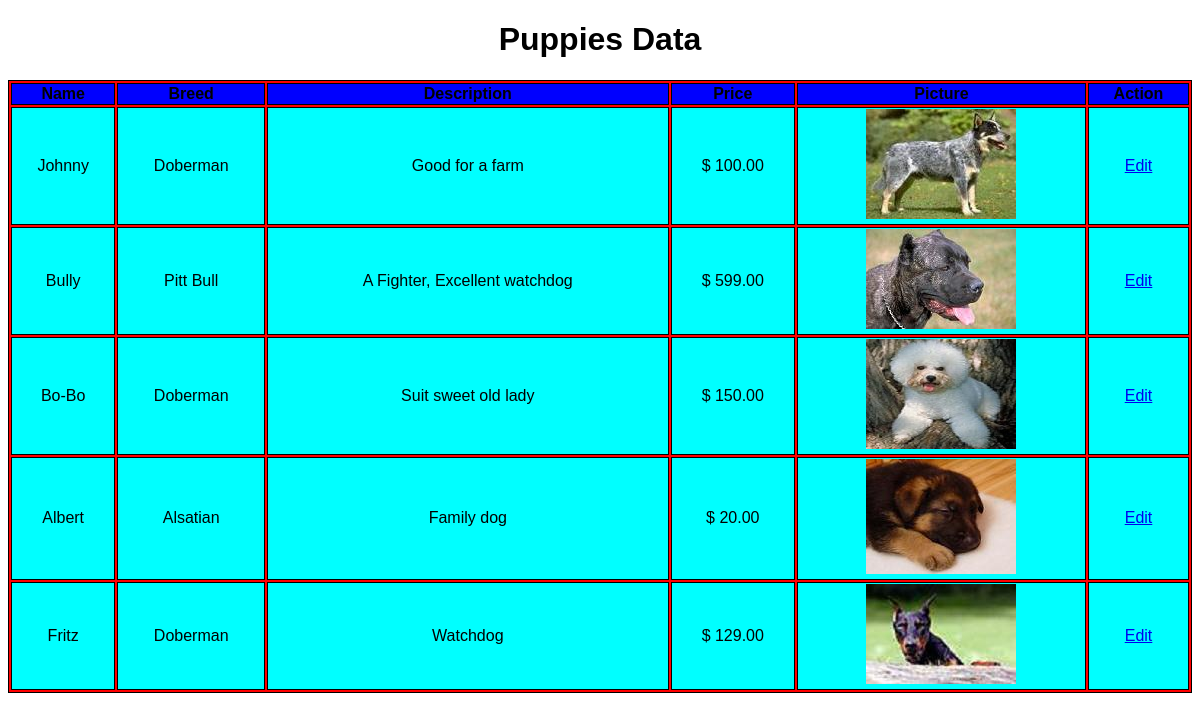
The page /tugas3/dataPuppies.php on the database its author committed.
### tables this page shows
CREATE TABLE `animals` (
  `ID` int(11) NOT NULL,
  `PuppyName` varchar(256) DEFAULT NULL,
  `BreedID` int(11) DEFAULT NULL,
  `Description` varchar(256) DEFAULT NULL,
  `Price` decimal(10,2) DEFAULT NULL,
  `Picture` varchar(256) DEFAULT NULL
);

CREATE TABLE `breeds` (
  `Breed` int(11) NOT NULL,
  `BreedName` varchar(45) DEFAULT NULL,
  `Temperament` varchar(45) DEFAULT NULL
);

### tugas3/viewDatabase.inc (the view)
<?php
	$dbc = new PDO('mysql:host=localhost;dbname=puppies', 'root', '');
	$dbc->setAttribute(PDO::ATTR_ERRMODE, PDO::ERRMODE_EXCEPTION);
	$statement = $dbc->query("SELECT animals.ID, animals.PuppyName, breeds.BreedName, animals.Description, animals.Price, animals.Picture
		FROM breeds, animals WHERE animals.BreedID = breeds.Breed");
	foreach ($statement as $row) {
			echo "<tr>";
			echo "<td>{$row['PuppyName']}</td>";
			echo "<td>{$row['BreedName']}</td>";
			echo "<td>{$row['Description']}</td>";
			echo "<td>$ {$row['Price']}</td>";
			echo "<td><img src='puppies_images/{$row['Picture']}'></td>";
			echo "<td><a href='update.php?ID={$row['ID']}'>Edit</a></td>";
			echo "</tr>";
		}
?>

### tugas3/dataPuppies.php (shortened to what this page needs)
<!DOCTYPE html>
<html>
<head>
</head>
<body>
			<h1>Puppies Data</h1>
			<table>
				<tr>
					<th>Name</th>
					<th>Breed</th>
					<th>Description</th>
					<th>Price</th>
					<th>Picture</th>
					<th>Action</th>
				</tr>
			<?php
				include "viewDatabase.inc";
			?>
			</table>
</body>
</html>

### tugas3/dataPuppies.php (style rules this page uses)
body { font-family: arial; }
table { width: 100%; background-color: red; border: 1px solid black; }
th, td { height: 15px; text-align: center; border: 1px solid black; }
h1 { text-align: center; }
th { background-color:blue; }
td { background-color: cyan; }

### rows shown on the page
animals: PuppyName "Johnny", BreedID.BreedName "Doberman", Description "Good for a farm", Price "100.00", Picture (picture)
animals: PuppyName "Bully", BreedID.BreedName "Pitt Bull", Description "A Fighter, Excellent watchdog", Price "599.00", Picture (picture)
animals: PuppyName "Bo-Bo", BreedID.BreedName "Doberman", Description "Suit sweet old lady", Price "150.00", Picture (picture)
animals: PuppyName "Albert", BreedID.BreedName "Alsatian", Description "Family dog", Price "20.00", Picture (picture)
animals: PuppyName "Fritz", BreedID.BreedName "Doberman", Description "Watchdog", Price "129.00", Picture (picture)
